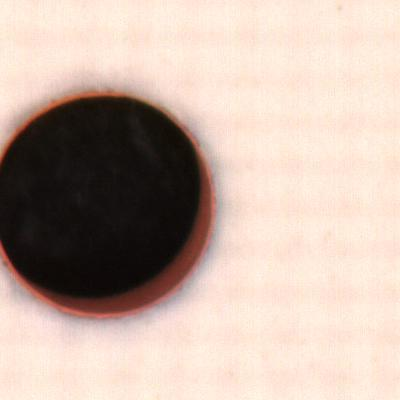
#> input picture yolo/data/PCB class/1D/750P02F-ZOSP1-N_236_B_1_NG35_14.jpeg, 400 x 400 px, found by its file name
$ jupyter execute RE.ipynb
#> lines starting #> are read from the running program, lines starting #| are printed output that depends on the picture
[cell 1]
import os
import io
import math
import sys
import random
import argparse
import cv2
import numpy as np

[cell 2]
def get_files(dir, suffix):
    res = []
    for root, directory, files in os.walk(dir):
        for filename in files:
            name, suf = os.path.splitext(filename)
            if suf in suffix:
                #res.append(filename)
                res.append(os.path.join(root, filename))
    return res

class RandomErasing:
    """Random erasing the an rectangle region in Image.
    Class that performs Random Erasing in Random Erasing Data Augmentation by Zhong et al.
    Args:
        sl: min erasing area region
        sh: max erasing area region
        r1: min aspect ratio range of earsing region
        p: probability of performing random erasing
    """

    def __init__(self, p=0.5, sl=0.02, sh=0.4, r1=0.3):

        self.p = p
        self.s = (sl, sh)
        self.r = (r1, 1/r1)


    def __call__(self, img):
        """
        perform random erasing
        Args:
            img: opencv numpy array in form of [w, h, c] range
                 from [0, 255]

        Returns:
            erased img
        """

        assert len(img.shape) == 3, 'image should be a 3 dimension numpy array'

        if random.random() > self.p:
            return img

        else:
            while True:
                Se = random.uniform(*self.s) * img.shape[0] * img.shape[1]
                re = random.uniform(*self.r)

                He = int(round(math.sqrt(Se * re)))
                We = int(round(math.sqrt(Se / re)))

                xe = random.randint(0, img.shape[1])
                ye = random.randint(0, img.shape[0])

                if xe + We <= img.shape[1] and ye + He <= img.shape[0]:
                    img[ye : ye + He, xe : xe + We, :] = np.random.randint(low=0, high=255, size=(He, We, img.shape[2]))

                    return img


if __name__ == "__main__":
    img = cv2.imread('C:\\Users\\ian\\Desktop\\PCB class\\1D\\750P02F-ZOSP1-N_236_B_1_NG35_14.jpeg')
#> img is the input picture: shape (400, 400, 3); mean B, G, R 165.9, 177.5, 197.5
    RE = RandomErasing(p=1)
    for i in range(1):
        img1 = RE(img.copy())
        cv2.imshow("test", img1)
        cv2.waitKey(1000)
        cv2.imwrite('750P02F-ZOSP1-N_236_B_1_NG35_14(5).jpeg', img1)
        cv2.destroyAllWindows()
#> this loop made 1 pass
#> pass 1, `img1 = RE(img.copy())`:
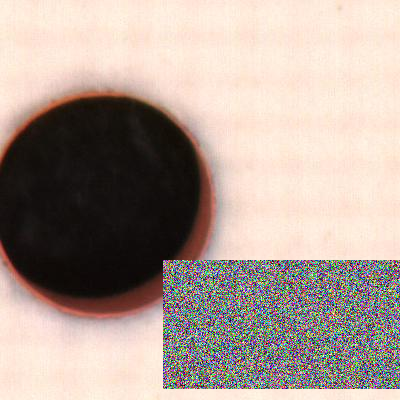
#> img1: shape (400, 400, 3); mean B, G, R 149.8, 158.9, 174.4


$ run again, with yolo/data/PCB class/1D/750P02F-ZOSP1-N_236_B_1_NG35_16.jpeg copied over yolo/data/PCB class/1D/750P02F-ZOSP1-N_236_B_1_NG35_14.jpeg
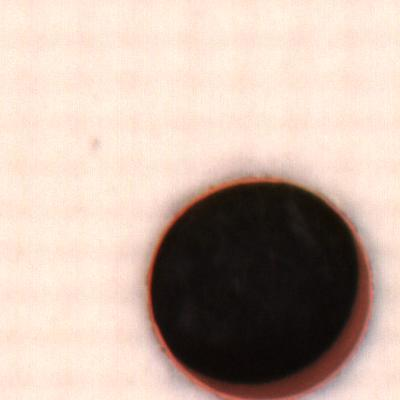
#> input picture yolo/data/PCB class/1D/750P02F-ZOSP1-N_236_B_1_NG35_16.jpeg, 400 x 400 px, found by its file name
#> img is the input picture: shape (400, 400, 3); mean B, G, R 164.9, 177, 196.9
#> the loop `for i in range(1):` made 1 pass
#> pass 1, `img1 = RE(img.copy())`:
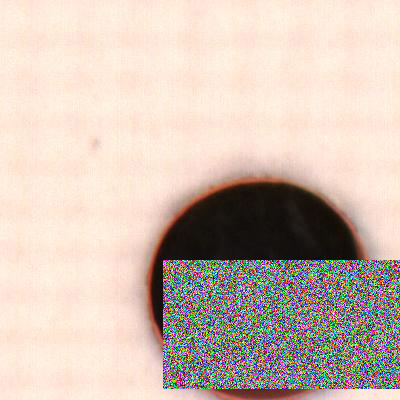
#> img1: shape (400, 400, 3); mean B, G, R 179.3, 190.6, 207.5

$ run again, with yolo/data/PCB class/1D/750P02F-ZOSP1-N_236_B_1_NG35_16(1).jpeg copied over yolo/data/PCB class/1D/750P02F-ZOSP1-N_236_B_1_NG35_14.jpeg
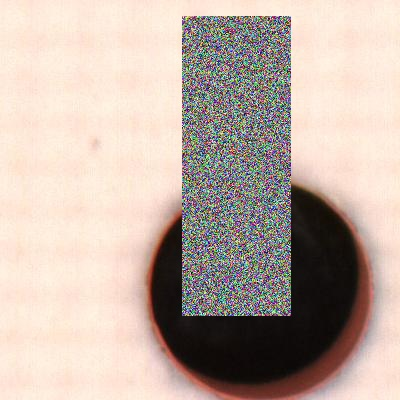
#> input picture yolo/data/PCB class/1D/750P02F-ZOSP1-N_236_B_1_NG35_16(1).jpeg, 400 x 400 px, found by its file name
#> img is the input picture: shape (400, 400, 3); mean B, G, R 165, 175.1, 191.4
#> the loop `for i in range(1):` made 1 pass
#> pass 1, `img1 = RE(img.copy())`:
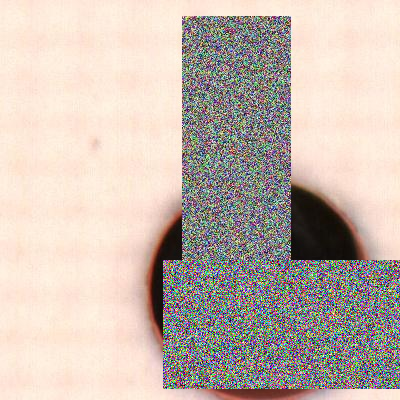
#> img1: shape (400, 400, 3); mean B, G, R 175, 184.6, 198.1
